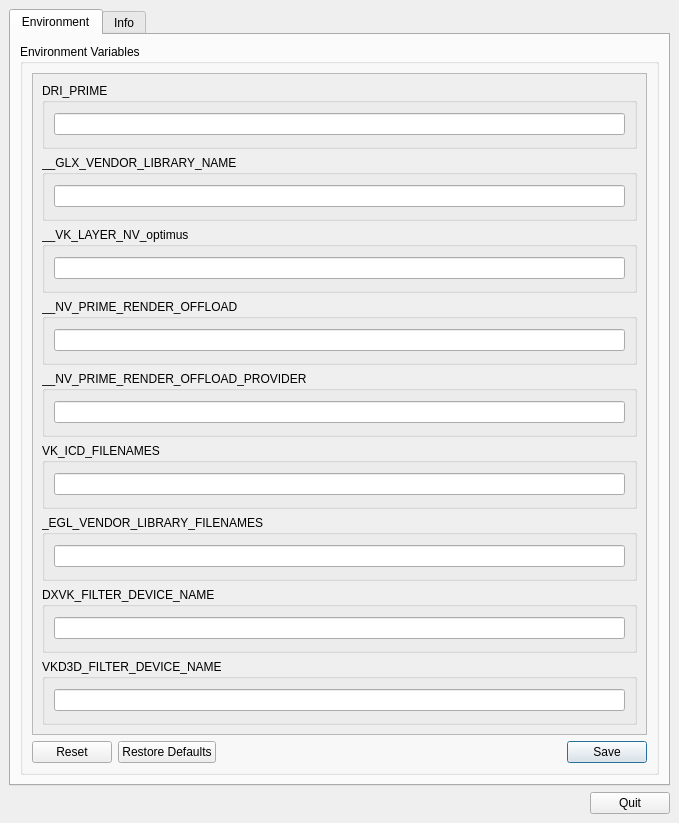
<?xml version="1.0" encoding="UTF-8"?>
<ui version="4.0">
 <class>primewindow</class>
 <widget class="QMainWindow" name="primewindow">
  <property name="geometry">
   <rect>
    <x>0</x>
    <y>0</y>
    <width>679</width>
    <height>823</height>
   </rect>
  </property>
  <property name="sizePolicy">
   <sizepolicy hsizetype="Fixed" vsizetype="Fixed">
    <horstretch>0</horstretch>
    <verstretch>0</verstretch>
   </sizepolicy>
  </property>
  <property name="windowTitle">
   <string>primeqt</string>
  </property>
  <widget class="QWidget" name="centralwidget">
   <property name="sizePolicy">
    <sizepolicy hsizetype="MinimumExpanding" vsizetype="MinimumExpanding">
     <horstretch>0</horstretch>
     <verstretch>0</verstretch>
    </sizepolicy>
   </property>
   <layout class="QVBoxLayout" name="verticalLayout_16">
    <item>
     <widget class="QTabWidget" name="tabWidget">
      <property name="currentIndex">
       <number>0</number>
      </property>
      <widget class="QWidget" name="env_tab">
       <attribute name="title">
        <string>Environment</string>
       </attribute>
       <layout class="QVBoxLayout" name="verticalLayout_2">
        <item>
         <widget class="QGroupBox" name="env_box">
          <property name="title">
           <string>Environment Variables</string>
          </property>
          <layout class="QVBoxLayout" name="verticalLayout_3">
           <item>
            <widget class="QScrollArea" name="scrollArea">
             <property name="widgetResizable">
              <bool>true</bool>
             </property>
             <widget class="QWidget" name="scrollAreaWidgetContents_3">
              <property name="geometry">
               <rect>
                <x>0</x>
                <y>0</y>
                <width>568</width>
                <height>917</height>
               </rect>
              </property>
              <layout class="QVBoxLayout" name="verticalLayout_13">
               <item>
                <widget class="QGroupBox" name="groupBox">
                 <property name="title">
                  <string>DRI_PRIME</string>
                 </property>
                 <layout class="QVBoxLayout" name="verticalLayout_4">
                  <item>
                   <widget class="QLineEdit" name="env_prime_line"/>
                  </item>
                 </layout>
                </widget>
               </item>
               <item>
                <widget class="QGroupBox" name="groupBox_2">
                 <property name="title">
                  <string>__GLX_VENDOR_LIBRARY_NAME</string>
                 </property>
                 <layout class="QVBoxLayout" name="verticalLayout_5">
                  <item>
                   <widget class="QLineEdit" name="env_glx_line"/>
                  </item>
                 </layout>
                </widget>
               </item>
               <item>
                <widget class="QGroupBox" name="groupBox_3">
                 <property name="title">
                  <string>__VK_LAYER_NV_optimus</string>
                 </property>
                 <layout class="QVBoxLayout" name="verticalLayout_6">
                  <item>
                   <widget class="QLineEdit" name="env_layer_line"/>
                  </item>
                 </layout>
                </widget>
               </item>
               <item>
                <widget class="QGroupBox" name="groupBox_4">
                 <property name="title">
                  <string>__NV_PRIME_RENDER_OFFLOAD</string>
                 </property>
                 <layout class="QVBoxLayout" name="verticalLayout_7">
                  <item>
                   <widget class="QLineEdit" name="env_render_line"/>
                  </item>
                 </layout>
                </widget>
               </item>
               <item>
                <widget class="QGroupBox" name="groupBox_5">
                 <property name="title">
                  <string>__NV_PRIME_RENDER_OFFLOAD_PROVIDER</string>
                 </property>
                 <layout class="QVBoxLayout" name="verticalLayout_8">
                  <item>
                   <widget class="QLineEdit" name="env_provider_line"/>
                  </item>
                 </layout>
                </widget>
               </item>
               <item>
                <widget class="QGroupBox" name="groupBox_6">
                 <property name="title">
                  <string>VK_ICD_FILENAMES</string>
                 </property>
                 <layout class="QVBoxLayout" name="verticalLayout_9">
                  <item>
                   <widget class="QLineEdit" name="env_icd_line"/>
                  </item>
                 </layout>
                </widget>
               </item>
               <item>
                <widget class="QGroupBox" name="groupBox_7">
                 <property name="title">
                  <string>_EGL_VENDOR_LIBRARY_FILENAMES</string>
                 </property>
                 <layout class="QVBoxLayout" name="verticalLayout_10">
                  <item>
                   <widget class="QLineEdit" name="env_egl_line"/>
                  </item>
                 </layout>
                </widget>
               </item>
               <item>
                <widget class="QGroupBox" name="groupBox_8">
                 <property name="title">
                  <string>DXVK_FILTER_DEVICE_NAME</string>
                 </property>
                 <layout class="QVBoxLayout" name="verticalLayout_11">
                  <item>
                   <widget class="QLineEdit" name="env_dxvk_line"/>
                  </item>
                 </layout>
                </widget>
               </item>
               <item>
                <widget class="QGroupBox" name="groupBox_9">
                 <property name="title">
                  <string>VKD3D_FILTER_DEVICE_NAME</string>
                 </property>
                 <layout class="QVBoxLayout" name="verticalLayout_12">
                  <item>
                   <widget class="QLineEdit" name="env_vkd3d_line"/>
                  </item>
                 </layout>
                </widget>
               </item>
              </layout>
             </widget>
            </widget>
           </item>
           <item>
            <widget class="QDialogButtonBox" name="env_button_box">
             <property name="enabled">
              <bool>true</bool>
             </property>
             <property name="standardButtons">
              <set>QDialogButtonBox::Reset|QDialogButtonBox::RestoreDefaults|QDialogButtonBox::Save</set>
             </property>
            </widget>
           </item>
          </layout>
         </widget>
        </item>
       </layout>
      </widget>
      <widget class="QWidget" name="info_tab">
       <attribute name="title">
        <string>Info</string>
       </attribute>
       <layout class="QVBoxLayout" name="verticalLayout">
        <item>
         <widget class="QGroupBox" name="actions_box">
          <property name="title">
           <string>Actions</string>
          </property>
          <layout class="QVBoxLayout" name="verticalLayout_14">
           <item>
            <widget class="QCheckBox" name="opengl_checkbox">
             <property name="text">
              <string>Get OpenGL primary device</string>
             </property>
            </widget>
           </item>
           <item>
            <widget class="QCheckBox" name="vulkan_checkbox">
             <property name="text">
              <string>Get Vulkan primary device</string>
             </property>
            </widget>
           </item>
           <item>
            <widget class="QCheckBox" name="env_var_checkbox">
             <property name="text">
              <string>Apply environment variables before running tests</string>
             </property>
            </widget>
           </item>
           <item alignment="Qt::AlignHCenter">
            <widget class="QPushButton" name="run_test_button">
             <property name="sizePolicy">
              <sizepolicy hsizetype="Fixed" vsizetype="Fixed">
               <horstretch>0</horstretch>
               <verstretch>0</verstretch>
              </sizepolicy>
             </property>
             <property name="layoutDirection">
              <enum>Qt::LeftToRight</enum>
             </property>
             <property name="text">
              <string>Run</string>
             </property>
            </widget>
           </item>
          </layout>
         </widget>
        </item>
        <item>
         <widget class="QGroupBox" name="output_box">
          <property name="title">
           <string>Output</string>
          </property>
          <layout class="QVBoxLayout" name="verticalLayout_15">
           <item>
            <widget class="QPlainTextEdit" name="output_text_edit">
             <property name="readOnly">
              <bool>true</bool>
             </property>
            </widget>
           </item>
          </layout>
         </widget>
        </item>
       </layout>
      </widget>
     </widget>
    </item>
    <item alignment="Qt::AlignRight">
     <widget class="QPushButton" name="quit_button">
      <property name="sizePolicy">
       <sizepolicy hsizetype="Fixed" vsizetype="Fixed">
        <horstretch>0</horstretch>
        <verstretch>0</verstretch>
       </sizepolicy>
      </property>
      <property name="layoutDirection">
       <enum>Qt::LeftToRight</enum>
      </property>
      <property name="text">
       <string>Quit</string>
      </property>
     </widget>
    </item>
   </layout>
  </widget>
 </widget>
 <resources/>
 <connections/>
</ui>
